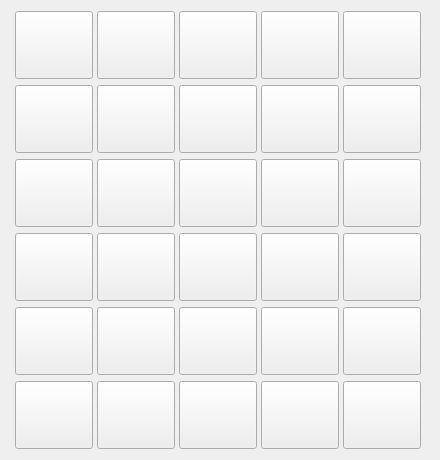
     <widget class="QFrame" name="frame">
      <property name="enabled">
       <bool>true</bool>
      </property>
      <property name="sizePolicy">
       <sizepolicy hsizetype="Fixed" vsizetype="Fixed">
        <horstretch>0</horstretch>
        <verstretch>0</verstretch>
       </sizepolicy>
      </property>
      <property name="minimumSize">
       <size>
        <width>440</width>
        <height>460</height>
       </size>
      </property>
      <property name="styleSheet">
       <string notr="true"/>
      </property>
      <property name="frameShape">
       <enum>QFrame::NoFrame</enum>
      </property>
      <property name="frameShadow">
       <enum>QFrame::Plain</enum>
      </property>
      <property name="lineWidth">
       <number>0</number>
      </property>
      <layout class="QGridLayout" name="gridLayout_2">
       <property name="horizontalSpacing">
        <number>0</number>
       </property>
       <property name="verticalSpacing">
        <number>-1</number>
       </property>
       <item row="0" column="0">
        <widget class="QPushButton" name="b_3_11">
         <property name="sizePolicy">
          <sizepolicy hsizetype="Fixed" vsizetype="Fixed">
           <horstretch>0</horstretch>
           <verstretch>0</verstretch>
          </sizepolicy>
         </property>
         <property name="minimumSize">
          <size>
           <width>78</width>
           <height>68</height>
          </size>
         </property>
         <property name="cursor">
          <cursorShape>ArrowCursor</cursorShape>
         </property>
         <property name="styleSheet">
          <string notr="true">QPushButton{ border-image:url(:/buttons/buttons/_yellowrest.png);}
                   QPushButton:pressed {padding:0px; border-image:url(:/buttons/buttons/_yellowpress.png);}</string>
         </property>
         <property name="text">
          <string/>
         </property>
         <property name="icon">
          <iconset>
           <normalon>:/buttons/buttons/_21r.png</normalon>
          </iconset>
         </property>
         <property name="iconSize">
          <size>
           <width>78</width>
           <height>68</height>
          </size>
         </property>
         <property name="autoRepeatInterval">
          <number>100</number>
         </property>
        </widget>
       </item>
       <item row="0" column="1">
        <widget class="QPushButton" name="b_3_7">
         <property name="sizePolicy">
          <sizepolicy hsizetype="Fixed" vsizetype="Fixed">
           <horstretch>0</horstretch>
           <verstretch>0</verstretch>
          </sizepolicy>
         </property>
         <property name="minimumSize">
          <size>
           <width>78</width>
           <height>68</height>
          </size>
         </property>
         <property name="focusPolicy">
          <enum>Qt::NoFocus</enum>
         </property>
         <property name="styleSheet">
          <string notr="true">QPushButton{ border-image:url(:/buttons/buttons/_restblack.png);}
                   QPushButton:pressed {padding:0px; border-image:url(:/buttons/buttons/_pressblack.png);}</string>
         </property>
         <property name="text">
          <string/>
         </property>
         <property name="icon">
          <iconset>
           <normalon>:/buttons/buttons/_22r.png</normalon>
          </iconset>
         </property>
         <property name="iconSize">
          <size>
           <width>78</width>
           <height>68</height>
          </size>
         </property>
        </widget>
       </item>
       <item row="0" column="2">
        <widget class="QPushButton" name="b_3_9">
         <property name="sizePolicy">
          <sizepolicy hsizetype="Fixed" vsizetype="Fixed">
           <horstretch>0</horstretch>
           <verstretch>0</verstretch>
          </sizepolicy>
         </property>
         <property name="minimumSize">
          <size>
           <width>78</width>
           <height>68</height>
          </size>
         </property>
         <property name="styleSheet">
          <string notr="true">QPushButton{ border-image:url(:/buttons/buttons/_restblack.png);}
                   QPushButton:pressed {padding:0px; border-image:url(:/buttons/buttons/_pressblack.png);}</string>
         </property>
         <property name="text">
          <string/>
         </property>
         <property name="icon">
          <iconset>
           <normalon>:/buttons/buttons/_29r.png</normalon>
          </iconset>
         </property>
         <property name="iconSize">
          <size>
           <width>78</width>
           <height>68</height>
          </size>
         </property>
        </widget>
       </item>
       <item row="0" column="3">
        <widget class="QPushButton" name="b_3_4">
         <property name="sizePolicy">
          <sizepolicy hsizetype="Fixed" vsizetype="Fixed">
           <horstretch>0</horstretch>
           <verstretch>0</verstretch>
          </sizepolicy>
         </property>
         <property name="minimumSize">
          <size>
           <width>78</width>
           <height>68</height>
          </size>
         </property>
         <property name="styleSheet">
          <string notr="true">QPushButton{ border-image:url(:/buttons/buttons/_restblack.png);}
                   QPushButton:pressed {padding:0px; border-image:url(:/buttons/buttons/_pressblack.png);}</string>
         </property>
         <property name="text">
          <string/>
         </property>
         <property name="icon">
          <iconset>
           <normalon>:/buttons/buttons/_28r.png</normalon>
          </iconset>
         </property>
         <property name="iconSize">
          <size>
           <width>78</width>
           <height>68</height>
          </size>
         </property>
        </widget>
       </item>
       <item row="0" column="4">
        <widget class="QPushButton" name="b_3_2">
         <property name="sizePolicy">
          <sizepolicy hsizetype="Fixed" vsizetype="Fixed">
           <horstretch>0</horstretch>
           <verstretch>0</verstretch>
          </sizepolicy>
         </property>
         <property name="minimumSize">
          <size>
           <width>78</width>
           <height>68</height>
          </size>
         </property>
         <property name="styleSheet">
          <string notr="true">QPushButton{ border-image:url(:/buttons/buttons/_restblack.png);}
                   QPushButton:pressed {padding:0px; border-image:url(:/buttons/buttons/_pressblack.png);}</string>
         </property>
         <property name="text">
          <string/>
         </property>
         <property name="icon">
          <iconset>
           <normalon>:/buttons/buttons/_24r.png</normalon>
          </iconset>
         </property>
         <property name="iconSize">
          <size>
           <width>78</width>
           <height>68</height>
          </size>
         </property>
        </widget>
       </item>
       <item row="1" column="0">
        <widget class="QPushButton" name="b_3_10">
         <property name="minimumSize">
          <size>
           <width>78</width>
           <height>68</height>
          </size>
         </property>
         <property name="font">
          <font>
           <weight>75</weight>
           <italic>true</italic>
           <bold>true</bold>
          </font>
         </property>
         <property name="styleSheet">
          <string notr="true">QPushButton{ border-image:url(:/buttons/buttons/_bluerest.png);}
                   QPushButton:pressed {padding:0px; border-image:url(:/buttons/buttons/_bluepress.png);}</string>
         </property>
         <property name="text">
          <string/>
         </property>
         <property name="icon">
          <iconset>
           <normalon>:/buttons/buttons/_19r.png</normalon>
          </iconset>
         </property>
         <property name="iconSize">
          <size>
           <width>78</width>
           <height>68</height>
          </size>
         </property>
        </widget>
       </item>
       <item row="1" column="1">
        <widget class="QPushButton" name="b_3_8">
         <property name="minimumSize">
          <size>
           <width>78</width>
           <height>68</height>
          </size>
         </property>
         <property name="styleSheet">
          <string notr="true">QPushButton{ border-image:url(:/buttons/buttons/_restblack.png);}
                   QPushButton:pressed {padding:0px; border-image:url(:/buttons/buttons/_pressblack.png);}</string>
         </property>
         <property name="text">
          <string/>
         </property>
         <property name="icon">
          <iconset>
           <normalon>:/buttons/buttons/_25r.png</normalon>
          </iconset>
         </property>
         <property name="iconSize">
          <size>
           <width>78</width>
           <height>68</height>
          </size>
         </property>
        </widget>
       </item>
       <item row="1" column="2">
        <widget class="QPushButton" name="b_3_6">
         <property name="minimumSize">
          <size>
           <width>78</width>
           <height>68</height>
          </size>
         </property>
         <property name="styleSheet">
          <string notr="true">QPushButton{ border-image:url(:/buttons/buttons/_restblack.png);}
                   QPushButton:pressed {padding:0px; border-image:url(:/buttons/buttons/_pressblack.png);}</string>
         </property>
         <property name="text">
          <string/>
         </property>
         <property name="icon">
          <iconset>
           <normalon>:/buttons/buttons/_27r.png</normalon>
          </iconset>
         </property>
         <property name="iconSize">
          <size>
           <width>78</width>
           <height>68</height>
          </size>
         </property>
        </widget>
       </item>
       <item row="1" column="3">
        <widget class="QPushButton" name="b_3_3">
         <property name="minimumSize">
          <size>
           <width>78</width>
           <height>68</height>
          </size>
         </property>
         <property name="styleSheet">
          <string notr="true">QPushButton{ border-image:url(:/buttons/buttons/_restblack.png);}
                   QPushButton:pressed {padding:0px; border-image:url(:/buttons/buttons/_pressblack.png);}</string>
         </property>
         <property name="text">
          <string/>
         </property>
         <property name="icon">
          <iconset>
           <normalon>:/buttons/buttons/_26r.png</normalon>
          </iconset>
         </property>
         <property name="iconSize">
          <size>
           <width>78</width>
           <height>68</height>
          </size>
         </property>
        </widget>
       </item>
       <item row="1" column="4">
        <widget class="QPushButton" name="b_3_5">
         <property name="minimumSize">
          <size>
           <width>78</width>
           <height>68</height>
          </size>
         </property>
         <property name="styleSheet">
          <string notr="true">QPushButton{ border-image:url(:/buttons/buttons/_restblack.png);}
                   QPushButton:pressed {padding:0px; border-image:url(:/buttons/buttons/_pressblack.png);}</string>
         </property>
         <property name="text">
          <string/>
         </property>
         <property name="icon">
          <iconset>
           <normalon>:/buttons/buttons/_23r.png</normalon>
          </iconset>
         </property>
         <property name="iconSize">
          <size>
           <width>78</width>
           <height>68</height>
          </size>
         </property>
        </widget>
       </item>
       <item row="2" column="0">
        <widget class="QPushButton" name="b_1_9">
         <property name="sizePolicy">
          <sizepolicy hsizetype="Fixed" vsizetype="Fixed">
           <horstretch>0</horstretch>
           <verstretch>0</verstretch>
          </sizepolicy>
         </property>
         <property name="minimumSize">
          <size>
           <width>78</width>
           <height>68</height>
          </size>
         </property>
         <property name="styleSheet">
          <string notr="true">QPushButton{ border-image:url(:/buttons/buttons/_greyrest.png);}
                   QPushButton:pressed {padding:0px; border-image:url(:/buttons/buttons/_greypress.png);}</string>
         </property>
         <property name="text">
          <string/>
         </property>
         <property name="icon">
          <iconset>
           <normalon>:/buttons/buttons/_7r.png</normalon>
          </iconset>
         </property>
         <property name="iconSize">
          <size>
           <width>78</width>
           <height>68</height>
          </size>
         </property>
        </widget>
       </item>
       <item row="2" column="1">
        <widget class="QPushButton" name="b_1_10">
         <property name="sizePolicy">
          <sizepolicy hsizetype="Fixed" vsizetype="Fixed">
           <horstretch>0</horstretch>
           <verstretch>0</verstretch>
          </sizepolicy>
         </property>
         <property name="minimumSize">
          <size>
           <width>78</width>
           <height>68</height>
          </size>
         </property>
         <property name="styleSheet">
          <string notr="true">QPushButton{ border-image:url(:/buttons/buttons/_greyrest.png);}
                   QPushButton:pressed {padding:0px; border-image:url(:/buttons/buttons/_greypress.png);}</string>
         </property>
         <property name="text">
          <string/>
         </property>
         <property name="icon">
          <iconset>
           <normalon>:/buttons/buttons/_8r.png</normalon>
          </iconset>
         </property>
         <property name="iconSize">
          <size>
           <width>78</width>
           <height>68</height>
          </size>
         </property>
        </widget>
       </item>
       <item row="2" column="2">
        <widget class="QPushButton" name="b_1_11">
         <property name="sizePolicy">
          <sizepolicy hsizetype="Fixed" vsizetype="Fixed">
           <horstretch>0</horstretch>
           <verstretch>0</verstretch>
          </sizepolicy>
         </property>
         <property name="minimumSize">
          <size>
           <width>78</width>
           <height>68</height>
          </size>
         </property>
         <property name="styleSheet">
          <string notr="true">QPushButton{ border-image:url(:/buttons/buttons/_greyrest.png);}
                   QPushButton:pressed {padding:0px; border-image:url(:/buttons/buttons/_greypress.png);}</string>
         </property>
         <property name="text">
          <string/>
         </property>
         <property name="icon">
          <iconset>
           <normalon>:/buttons/buttons/_9r.png</normalon>
          </iconset>
         </property>
         <property name="iconSize">
          <size>
           <width>78</width>
           <height>68</height>
          </size>
         </property>
        </widget>
       </item>
       <item row="2" column="3">
        <widget class="QPushButton" name="b_2_3">
         <property name="sizePolicy">
          <sizepolicy hsizetype="Fixed" vsizetype="Fixed">
           <horstretch>0</horstretch>
           <verstretch>0</verstretch>
          </sizepolicy>
         </property>
         <property name="minimumSize">
          <size>
           <width>78</width>
           <height>68</height>
          </size>
         </property>
         <property name="styleSheet">
          <string notr="true">QPushButton{ border-image:url(:/buttons/buttons/_greyrest.png);}
                   QPushButton:pressed {padding:0px; border-image:url(:/buttons/buttons/_greypress.png);}</string>
         </property>
         <property name="text">
          <string/>
         </property>
         <property name="icon">
          <iconset>
           <normalon>:/buttons/buttons/_16r.png</normalon>
          </iconset>
         </property>
         <property name="iconSize">
          <size>
           <width>78</width>
           <height>68</height>
          </size>
         </property>
        </widget>
       </item>
       <item row="2" column="4">
        <widget class="QPushButton" name="b_2_5">
         <property name="sizePolicy">
          <sizepolicy hsizetype="Fixed" vsizetype="Fixed">
           <horstretch>0</horstretch>
           <verstretch>0</verstretch>
          </sizepolicy>
         </property>
         <property name="minimumSize">
          <size>
           <width>78</width>
           <height>68</height>
          </size>
         </property>
         <property name="styleSheet">
          <string notr="true">QPushButton{ border-image:url(:/buttons/buttons/_greyrest.png);}
                   QPushButton:pressed {padding:0px; border-image:url(:/buttons/buttons/_greypress.png);}</string>
         </property>
         <property name="text">
          <string/>
         </property>
         <property name="icon">
          <iconset>
           <normalon>:/buttons/buttons/_20r.png</normalon>
          </iconset>
         </property>
         <property name="iconSize">
          <size>
           <width>78</width>
           <height>68</height>
          </size>
         </property>
        </widget>
       </item>
       <item row="3" column="0">
        <widget class="QPushButton" name="b_1_6">
         <property name="sizePolicy">
          <sizepolicy hsizetype="Fixed" vsizetype="Fixed">
           <horstretch>0</horstretch>
           <verstretch>0</verstretch>
          </sizepolicy>
         </property>
         <property name="minimumSize">
          <size>
           <width>78</width>
           <height>68</height>
          </size>
         </property>
         <property name="styleSheet">
          <string notr="true">QPushButton{ border-image:url(:/buttons/buttons/_greyrest.png);}
                   QPushButton:pressed {padding:0px; border-image:url(:/buttons/buttons/_greypress.png);}</string>
         </property>
         <property name="text">
          <string/>
         </property>
         <property name="icon">
          <iconset>
           <normalon>:/buttons/buttons/_4r.png</normalon>
          </iconset>
         </property>
         <property name="iconSize">
          <size>
           <width>78</width>
           <height>68</height>
          </size>
         </property>
        </widget>
       </item>
       <item row="3" column="1">
        <widget class="QPushButton" name="b_1_7">
         <property name="sizePolicy">
          <sizepolicy hsizetype="Fixed" vsizetype="Fixed">
           <horstretch>0</horstretch>
           <verstretch>0</verstretch>
          </sizepolicy>
         </property>
         <property name="minimumSize">
          <size>
           <width>78</width>
           <height>68</height>
          </size>
         </property>
         <property name="styleSheet">
          <string notr="true">QPushButton{ border-image:url(:/buttons/buttons/_greyrest.png);}
                   QPushButton:pressed {padding:0px; border-image:url(:/buttons/buttons/_greypress.png);}</string>
         </property>
         <property name="text">
          <string/>
         </property>
         <property name="icon">
          <iconset>
           <normalon>:/buttons/buttons/_5r.png</normalon>
          </iconset>
         </property>
         <property name="iconSize">
          <size>
           <width>78</width>
           <height>68</height>
          </size>
         </property>
        </widget>
       </item>
       <item row="3" column="2">
        <widget class="QPushButton" name="b_1_8">
         <property name="sizePolicy">
          <sizepolicy hsizetype="Fixed" vsizetype="Fixed">
           <horstretch>0</horstretch>
           <verstretch>0</verstretch>
          </sizepolicy>
         </property>
         <property name="minimumSize">
          <size>
           <width>78</width>
           <height>68</height>
          </size>
         </property>
         <property name="styleSheet">
          <string notr="true">QPushButton{ border-image:url(:/buttons/buttons/_greyrest.png);}
                   QPushButton:pressed {padding:0px; border-image:url(:/buttons/buttons/_greypress.png);}</string>
         </property>
         <property name="text">
          <string/>
         </property>
         <property name="icon">
          <iconset>
           <normalon>:/buttons/buttons/_6r.png</normalon>
          </iconset>
         </property>
         <property name="iconSize">
          <size>
           <width>78</width>
           <height>68</height>
          </size>
         </property>
        </widget>
       </item>
       <item row="3" column="3">
        <widget class="QPushButton" name="b_2_2">
         <property name="sizePolicy">
          <sizepolicy hsizetype="Fixed" vsizetype="Fixed">
           <horstretch>0</horstretch>
           <verstretch>0</verstretch>
          </sizepolicy>
         </property>
         <property name="minimumSize">
          <size>
           <width>78</width>
           <height>68</height>
          </size>
         </property>
         <property name="styleSheet">
          <string notr="true">QPushButton{ border-image:url(:/buttons/buttons/_greyrest.png);}
                   QPushButton:pressed {padding:0px; border-image:url(:/buttons/buttons/_greypress.png);}</string>
         </property>
         <property name="text">
          <string/>
         </property>
         <property name="icon">
          <iconset>
           <normalon>:/buttons/buttons/_15r.png</normalon>
          </iconset>
         </property>
         <property name="iconSize">
          <size>
           <width>78</width>
           <height>68</height>
          </size>
         </property>
        </widget>
       </item>
       <item row="3" column="4">
        <widget class="QPushButton" name="b_2_4">
         <property name="sizePolicy">
          <sizepolicy hsizetype="Fixed" vsizetype="Fixed">
           <horstretch>0</horstretch>
           <verstretch>0</verstretch>
          </sizepolicy>
         </property>
         <property name="minimumSize">
          <size>
           <width>78</width>
           <height>68</height>
          </size>
         </property>
         <property name="styleSheet">
          <string notr="true">QPushButton{ border-image:url(:/buttons/buttons/_greyrest.png);}
                   QPushButton:pressed {padding:0px; border-image:url(:/buttons/buttons/_greypress.png);}</string>
         </property>
         <property name="text">
          <string/>
         </property>
         <property name="icon">
          <iconset>
           <normalon>:/buttons/buttons/_18r.png</normalon>
          </iconset>
         </property>
         <property name="iconSize">
          <size>
           <width>78</width>
           <height>68</height>
          </size>
         </property>
        </widget>
       </item>
       <item row="4" column="0">
        <widget class="QPushButton" name="b_1_3">
         <property name="sizePolicy">
          <sizepolicy hsizetype="Fixed" vsizetype="Fixed">
           <horstretch>0</horstretch>
           <verstretch>0</verstretch>
          </sizepolicy>
         </property>
         <property name="minimumSize">
          <size>
           <width>78</width>
           <height>68</height>
          </size>
         </property>
         <property name="styleSheet">
          <string notr="true">QPushButton{ border-image:url(:/buttons/buttons/_greyrest.png);}
                   QPushButton:pressed {padding:0px; border-image:url(:/buttons/buttons/_greypress.png);}</string>
         </property>
         <property name="text">
          <string/>
         </property>
         <property name="icon">
          <iconset>
           <normalon>:/buttons/buttons/_1r.png</normalon>
          </iconset>
         </property>
         <property name="iconSize">
          <size>
           <width>78</width>
           <height>68</height>
          </size>
         </property>
        </widget>
       </item>
       <item row="4" column="1">
        <widget class="QPushButton" name="b_1_4">
         <property name="sizePolicy">
          <sizepolicy hsizetype="Fixed" vsizetype="Fixed">
           <horstretch>0</horstretch>
           <verstretch>0</verstretch>
          </sizepolicy>
         </property>
         <property name="minimumSize">
          <size>
           <width>78</width>
           <height>68</height>
          </size>
         </property>
         <property name="styleSheet">
          <string notr="true">QPushButton{ border-image:url(:/buttons/buttons/_greyrest.png);}
                   QPushButton:pressed {padding:0px; border-image:url(:/buttons/buttons/_greypress.png);}</string>
         </property>
         <property name="text">
          <string/>
         </property>
         <property name="icon">
          <iconset>
           <normalon>:/buttons/buttons/_2r.png</normalon>
          </iconset>
         </property>
         <property name="iconSize">
          <size>
           <width>78</width>
           <height>68</height>
          </size>
         </property>
        </widget>
       </item>
       <item row="4" column="2">
        <widget class="QPushButton" name="b_1_5">
         <property name="sizePolicy">
          <sizepolicy hsizetype="Fixed" vsizetype="Fixed">
           <horstretch>0</horstretch>
           <verstretch>0</verstretch>
          </sizepolicy>
         </property>
         <property name="minimumSize">
          <size>
           <width>78</width>
           <height>68</height>
          </size>
         </property>
         <property name="styleSheet">
          <string notr="true">QPushButton{ border-image:url(:/buttons/buttons/_greyrest.png);}
                   QPushButton:pressed {padding:0px; border-image:url(:/buttons/buttons/_greypress.png);}</string>
         </property>
         <property name="text">
          <string/>
         </property>
         <property name="icon">
          <iconset>
           <normalon>:/buttons/buttons/_3r.png</normalon>
          </iconset>
         </property>
         <property name="iconSize">
          <size>
           <width>78</width>
           <height>68</height>
          </size>
         </property>
        </widget>
       </item>
       <item row="4" column="3">
        <widget class="QPushButton" name="b_2_6">
         <property name="sizePolicy">
          <sizepolicy hsizetype="Fixed" vsizetype="Fixed">
           <horstretch>0</horstretch>
           <verstretch>0</verstretch>
          </sizepolicy>
         </property>
         <property name="minimumSize">
          <size>
           <width>78</width>
           <height>68</height>
          </size>
         </property>
         <property name="styleSheet">
          <string notr="true">QPushButton{ border-image:url(:/buttons/buttons/_greyrest.png);}
                   QPushButton:pressed {padding:0px; border-image:url(:/buttons/buttons/_greypress.png);}</string>
         </property>
         <property name="text">
          <string/>
         </property>
         <property name="icon">
          <iconset>
           <normalon>:/buttons/buttons/_14r.png</normalon>
          </iconset>
         </property>
         <property name="iconSize">
          <size>
           <width>78</width>
           <height>68</height>
          </size>
         </property>
        </widget>
       </item>
       <item row="4" column="4">
        <widget class="QPushButton" name="b_2_11">
         <property name="sizePolicy">
          <sizepolicy hsizetype="Fixed" vsizetype="Fixed">
           <horstretch>0</horstretch>
           <verstretch>0</verstretch>
          </sizepolicy>
         </property>
         <property name="minimumSize">
          <size>
           <width>78</width>
           <height>68</height>
          </size>
         </property>
         <property name="styleSheet">
          <string notr="true">QPushButton{ border-image:url(:/buttons/buttons/_greyrest.png);}
                   QPushButton:pressed {padding:0px; border-image:url(:/buttons/buttons/_greypress.png);}</string>
         </property>
         <property name="text">
          <string/>
         </property>
         <property name="icon">
          <iconset>
           <normalon>:/buttons/buttons/_17r.png</normalon>
          </iconset>
         </property>
         <property name="iconSize">
          <size>
           <width>78</width>
           <height>68</height>
          </size>
         </property>
        </widget>
       </item>
       <item row="5" column="0">
        <widget class="QPushButton" name="b_1_2">
         <property name="sizePolicy">
          <sizepolicy hsizetype="Fixed" vsizetype="Fixed">
           <horstretch>0</horstretch>
           <verstretch>0</verstretch>
          </sizepolicy>
         </property>
         <property name="minimumSize">
          <size>
           <width>78</width>
           <height>68</height>
          </size>
         </property>
         <property name="styleSheet">
          <string notr="true">QPushButton{ border-image:url(:/buttons/buttons/_greyrest.png);}
                   QPushButton:pressed {padding:0px; border-image:url(:/buttons/buttons/_greypress.png);}</string>
         </property>
         <property name="text">
          <string/>
         </property>
         <property name="icon">
          <iconset>
           <normalon>:/buttons/buttons/_0r.png</normalon>
          </iconset>
         </property>
         <property name="iconSize">
          <size>
           <width>78</width>
           <height>68</height>
          </size>
         </property>
        </widget>
       </item>
       <item row="5" column="1">
        <widget class="QPushButton" name="b_2_7">
         <property name="sizePolicy">
          <sizepolicy hsizetype="Fixed" vsizetype="Fixed">
           <horstretch>0</horstretch>
           <verstretch>0</verstretch>
          </sizepolicy>
         </property>
         <property name="minimumSize">
          <size>
           <width>78</width>
           <height>68</height>
          </size>
         </property>
         <property name="styleSheet">
          <string notr="true">QPushButton{ border-image:url(:/buttons/buttons/_greyrest.png);}
                   QPushButton:pressed {padding:0px; border-image:url(:/buttons/buttons/_greypress.png);}</string>
         </property>
         <property name="text">
          <string/>
         </property>
         <property name="icon">
          <iconset>
           <normalon>:/buttons/buttons/_11r.png</normalon>
          </iconset>
         </property>
         <property name="iconSize">
          <size>
           <width>78</width>
           <height>68</height>
          </size>
         </property>
        </widget>
       </item>
       <item row="5" column="2">
        <widget class="QPushButton" name="b_2_8">
         <property name="sizePolicy">
          <sizepolicy hsizetype="Fixed" vsizetype="Fixed">
           <horstretch>0</horstretch>
           <verstretch>0</verstretch>
          </sizepolicy>
         </property>
         <property name="minimumSize">
          <size>
           <width>78</width>
           <height>68</height>
          </size>
         </property>
         <property name="styleSheet">
          <string notr="true">QPushButton{ border-image:url(:/buttons/buttons/_greyrest.png);}
                   QPushButton:pressed {padding:0px; border-image:url(:/buttons/buttons/_greypress.png);}</string>
         </property>
         <property name="text">
          <string/>
         </property>
         <property name="icon">
          <iconset>
           <normalon>:/buttons/buttons/_12r.png</normalon>
          </iconset>
         </property>
         <property name="iconSize">
          <size>
           <width>78</width>
           <height>68</height>
          </size>
         </property>
        </widget>
       </item>
       <item row="5" column="3">
        <widget class="QPushButton" name="b_2_9">
         <property name="sizePolicy">
          <sizepolicy hsizetype="Fixed" vsizetype="Fixed">
           <horstretch>0</horstretch>
           <verstretch>0</verstretch>
          </sizepolicy>
         </property>
         <property name="minimumSize">
          <size>
           <width>78</width>
           <height>68</height>
          </size>
         </property>
         <property name="styleSheet">
          <string notr="true">QPushButton{ border-image:url(:/buttons/buttons/_greyrest.png);}
                   QPushButton:pressed {padding:0px; border-image:url(:/buttons/buttons/_greypress.png);}</string>
         </property>
         <property name="text">
          <string/>
         </property>
         <property name="icon">
          <iconset>
           <normalon>:/buttons/buttons/_13r.png</normalon>
          </iconset>
         </property>
         <property name="iconSize">
          <size>
           <width>78</width>
           <height>68</height>
          </size>
         </property>
        </widget>
       </item>
       <item row="5" column="4">
        <widget class="QPushButton" name="b_2_10">
         <property name="sizePolicy">
          <sizepolicy hsizetype="Fixed" vsizetype="Fixed">
           <horstretch>0</horstretch>
           <verstretch>0</verstretch>
          </sizepolicy>
         </property>
         <property name="minimumSize">
          <size>
           <width>78</width>
           <height>68</height>
          </size>
         </property>
         <property name="styleSheet">
          <string notr="true">QPushButton{ border-image:url(:/buttons/buttons/_redrest.png);}
                   QPushButton:pressed {padding:0px; border-image:url(:/buttons/buttons/_redpress.png);}</string>
         </property>
         <property name="text">
          <string/>
         </property>
         <property name="icon">
          <iconset>
           <normalon>:/buttons/buttons/_10r.png</normalon>
          </iconset>
         </property>
         <property name="iconSize">
          <size>
           <width>78</width>
           <height>68</height>
          </size>
         </property>
        </widget>
       </item>
      </layout>
     </widget>
